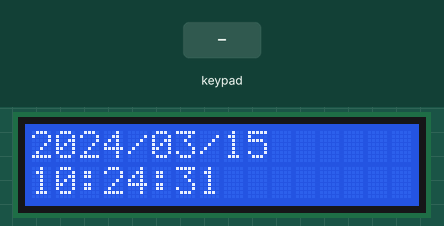
Recording of a sketch running on a simulated Arduino Mega 2560, built with avr-gcc and run on an emulated ATmega2560. Shown: 16×2 character LCD. The test bench sets the inputs (shaded band). The local clock reads 2024-03-15 10:24:30 at power-on unless the sketch sets it; what the sketch prints to the serial monitor is not drawn.

Above: at 1.2 s.
1.3 s: key '1' pressed
At 2.8 s:
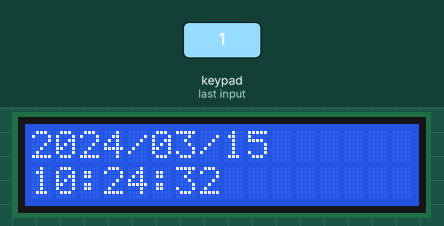
3.5 s: keypad keys 3 9 4 1 4 3 4 5 # pressed 0.4 s apart
At 6.8 s:
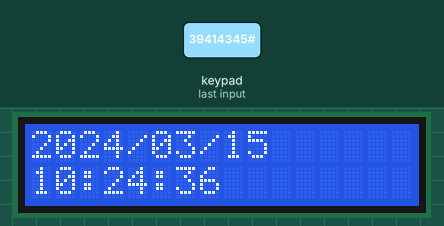
8.6 s: key 'A' pressed
10.5 s: keypad keys 3 9 4 1 4 3 4 5 * pressed 0.4 s apart
15.6 s: key 'B' pressed
17.5 s: keypad keys 3 9 4 1 4 3 4 5 D pressed 0.4 s apart
Timing chart, 0 to 20.5 s (numbered marks = the images above; inputs shaded):
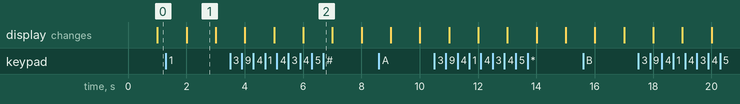

Measured:
- what the display in image 1 shows lasts 1.0 s, from 2.0 s to 3.0 s

The sketch:

lcd.ino
```cpp
#include <Wire.h>
#include "RTClib.h"
#include <LiquidCrystal.h>
#include <Keypad.h>

const byte ROWS = 4;
const byte COLS = 4;

char hexaKeys[ROWS][COLS] = {
    {'1', '2', '3', 'A'},
    {'4', '5', '6', 'B'},
    {'7', '8', '9', 'C'},
    {'*', '0', '#', 'D'},
};

byte rowPins[ROWS] = {39, 41, 43, 45}; //connect to the row pinouts of the keypad
byte colPins[COLS] = {47, 49, 51, 53}; //connect to the column pinouts of the keypad

Keypad customKeypad = Keypad(makeKeymap(hexaKeys), rowPins, colPins, ROWS, COLS);

RTC_DS1307 rtc;

const int rs = 12, en = 11, d4 = 5, d5 = 4, d6 = 3, d7 = 2;
LiquidCrystal lcd(rs, en, d4, d5, d6, d7);

void setup()
{
  Serial.begin(9600);
  lcd.begin(16, 2);
  if (!rtc.begin())
  {
    Serial.println("Couldn't find RTC");
    while (1)
      ;
  }

  if (!rtc.isrunning())
  {
    Serial.println("RTC lost power, lets set the time!");
    // set to computer time
    // rtc.adjust(DateTime(F(__DATE__), F(__TIME__)));
  }
}

void loop()
{
  DateTime now = rtc.now();

  char buffer[9] = "";
  lcd.setCursor(0, 0);
  sprintf(buffer, "%02d/%02d/%02d", now.year(), now.month(), now.day());
  lcd.print(buffer);
  lcd.setCursor(0, 1);
  sprintf(buffer, "%02d:%02d:%02d", now.hour(), now.minute(), now.second());
  lcd.print(buffer);

  char customKey = customKeypad.getKey();
  if (customKey)
  {
    Serial.println(customKey);
  }

  if (now == DateTime(2020, 2, 16, 23, 4, 00))
  {
    lcd.clear();
    lcd.print("times up!!");
    delay(1000);
  }
}
```
